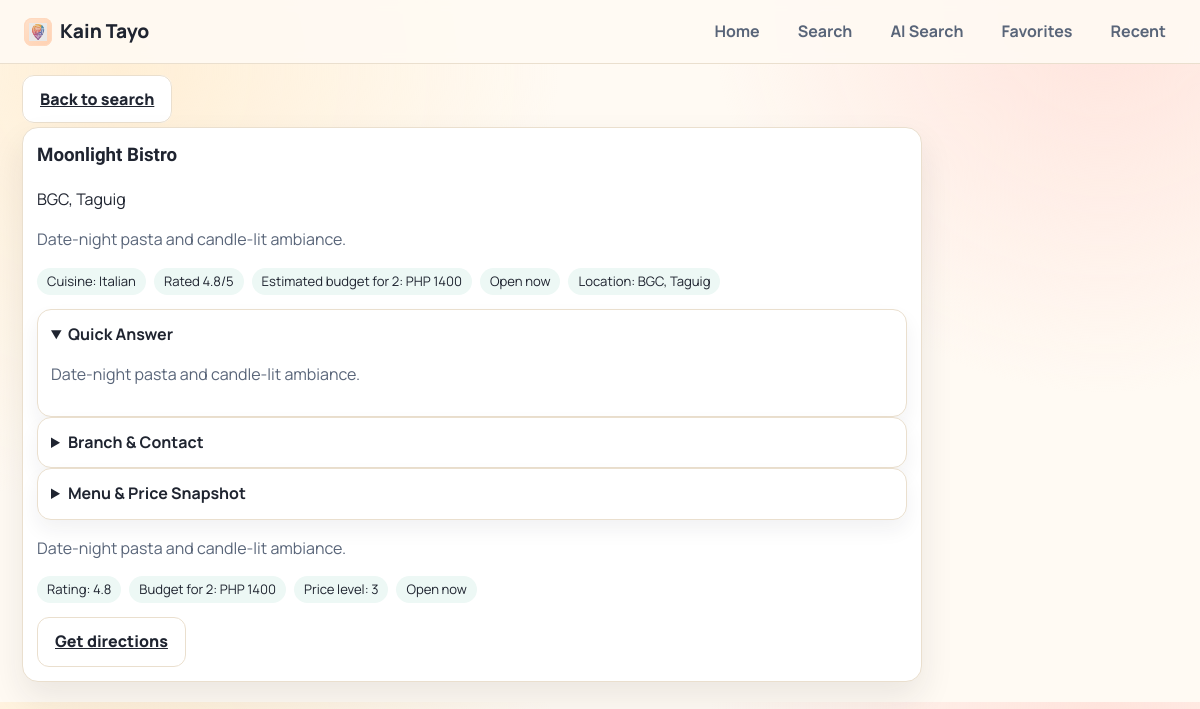
/restaurant/3/, run on the app's committed database.
### restaurants/models.py (models this page shows, shortened)
class Restaurant(models.Model):
    name = models.CharField(max_length=255)
    cuisine = models.CharField(max_length=120)
    mood_tags = models.CharField(max_length=255, blank=True)
    description = models.TextField(blank=True)
    price_level = models.PositiveSmallIntegerField(default=2)  # 1=budget, 4=premium
    average_cost_for_two = models.PositiveIntegerField(default=500)
    rating = models.DecimalField(max_digits=2, decimal_places=1, default=4.0)
    is_open_now = models.BooleanField(default=True)
    latitude = models.FloatField()
    longitude = models.FloatField()
    address = models.CharField(max_length=255)
    embedding = VectorField(dimensions=768, null=True, blank=True)
    created_at = models.DateTimeField(auto_now_add=True)
    updated_at = models.DateTimeField(auto_now=True)
    class Meta:
        ordering = ["-rating", "average_cost_for_two"]
        indexes = [
            models.Index(fields=["cuisine"], name="restaurant_cuisine_idx"),
            models.Index(fields=["is_open_now"], name="restaurant_open_now_idx"),
            models.Index(fields=["-rating"], name="restaurant_rating_desc_idx"),
            models.Index(fields=["average_cost_for_two"], name="restaurant_budget_idx"),
        ]

### restaurants/views.py (the view)
# urls.py: path("restaurant/<int:restaurant_id>/", views.restaurant_detail_page, name="restaurant_detail"),
def restaurant_detail_page(request, restaurant_id: int):
    restaurant = get_object_or_404(Restaurant, pk=restaurant_id)
    smart_detail = build_smart_detail_payload(RestaurantSerializer(restaurant).data, is_external=False)
    return render(
        request,
        "restaurants/restaurant_detail.html",
        {
            "restaurant": restaurant,
            "is_external": False,
            "smart_detail": smart_detail,
        },
    )

### restaurants/services/detail_summary.py (called while the page is built, shortened)
def _price_label(price_level) -> str:
    if isinstance(price_level, int):
        return f"Level {price_level}/4"

def _open_now_label(data: dict, is_external: bool) -> str:
    value = data.get("open_now") if is_external else data.get("is_open_now")
    if value is True:
        return "Open now"
    if value is False:
        return "Currently closed"
    return ""

### restaurants/templates/restaurants/restaurant_detail.html (shortened to what this page needs)
{% extends "restaurants/base.html" %}
{% block content %}
<section class="grid-section">
    <a
        href="/search/"
        class="btn ghost"
        onclick="if (window.history.length > 1) { event.preventDefault(); window.history.back(); }"
    >
        Back to search
    </a>
    <article class="restaurant-card detail-card">
        <h1>{{ restaurant.name }}</h1>
        <p>{{ restaurant.address }}</p>
        {% if smart_detail.summary %}
        <p class="detail-summary">{{ smart_detail.summary }}</p>
        {% endif %}
        {% if smart_detail.bullets %}
        <div class="parsed-filters detail-badges">
            {% for bullet in smart_detail.bullets %}
            <span>{{ bullet }}</span>
            {% endfor %}
        </div>
        {% endif %}
        <details class="result-item" open>
            <summary><strong>Quick Answer</strong></summary>
            <p class="detail-summary">{{ smart_detail.quick_answer }}</p>
        </details>
        {% if smart_detail.branch_contact %}
        <details class="result-item">
            <summary><strong>Branch &amp; Contact</strong></summary>
        </details>
        {% endif %}
        {% if smart_detail.menu_price_snapshot %}
        <details class="result-item">
            <summary><strong>Menu &amp; Price Snapshot</strong></summary>
        </details>
        {% endif %}
        <p class="detail-summary">
            {% if restaurant.summary %}
            {{ restaurant.summary }}
            {% elif restaurant.description %}
            {{ restaurant.description }}
            {% else %}
            Explore this restaurant's details and decide faster with Kain Tayo.
            {% endif %}
        </p>
        <div class="parsed-filters detail-badges">
            <span>Rating: {{ restaurant.rating }}</span>
            {% if restaurant.average_cost_for_two %}<span>Budget for 2: PHP {{ restaurant.average_cost_for_two }}</span>{% endif %}
            {% if restaurant.price_level %}<span>Price level: {{ restaurant.price_level }}</span>{% endif %}
            {% if is_external %}
            {% if restaurant.open_now %}
            <span>Open now</span>
            {% else %}
            <span>Currently closed</span>
            {% endif %}
            {% else %}
            <span>{% if restaurant.is_open_now %}Open now{% else %}Currently closed{% endif %}</span>
            {% endif %}
        </div>
        <div class="hero-actions">
            {% if is_external and restaurant.maps_url %}
            <a class="btn ghost" href="{{ restaurant.maps_url }}" target="_blank" rel="noreferrer">Get directions</a>
            {% elif not is_external %}
            <a class="btn ghost" href="https://www.google.com/maps/search/?api=1&query={{ restaurant.latitude }},{{ restaurant.longitude }}" target="_blank" rel="noreferrer">Get directions</a>
            {% endif %}
        </div>
    </article>
</section>
{% endblock %}

### restaurants/static/restaurants/css/styles.css (style rules this page uses)
:root { --bg: #fffaf3; --surface: #ffffff; --text: #1f2430; --muted: #596579; --accent: #e85d42; --accent-2: #f7a84d; --border: #eadfce; --shadow: 0 16px 34px rgba(31, 36, 48, 0.09); --ring: rgba(232, 93, 66, 0.22); --max-content: 1240px; }
* { box-sizing: border-box; }
body { margin: 0; font-family: "Manrope", sans-serif; line-height: 1.45; color: var(--text); background: radial-gradient(circle at 10% 10%, #ffefd6 0%, transparent 35%), radial-gradient(circle at 92% 0%, #ffe3dc 0%, transparent 30%), var(--bg); }
h1, h2, h3 { font-family: "Sora", sans-serif; letter-spacing: 0; margin-top: 0; }
.hero-actions { display: flex; gap: 12px; margin-top: 12px; }
.btn { border: none; border-radius: 12px; padding: 12px 17px; font-weight: 800; cursor: pointer; transition: transform 160ms ease, box-shadow 180ms ease, filter 180ms ease; }
.btn.ghost { background: #fff; border: 1px solid var(--border); color: var(--text); }
.grid-section { padding: 24px 6px 20px; }
.restaurant-card { background: var(--surface); border: 1px solid var(--border); border-radius: 16px; padding: 14px; box-shadow: var(--shadow); transform-style: preserve-3d; transition: transform 220ms ease, box-shadow 220ms ease; overflow: hidden; }
.parsed-filters { display: flex; flex-wrap: wrap; gap: 8px; margin-bottom: 14px; }
.parsed-filters span { border-radius: 999px; background: #edf8f5; padding: 4px 10px; font-size: 0.82rem; }
.result-item { border: 1px solid var(--border); border-radius: 14px; background: #fff; padding: 13px; box-shadow: 0 10px 20px rgba(34, 34, 59, 0.06); min-width: 0; }
.result-item h3, .result-item p, .restaurant-card h3, .restaurant-card p { overflow-wrap: anywhere; }
.detail-card { max-width: 900px; margin-top: 16px; }
.detail-summary { color: var(--muted); line-height: 1.55; max-width: 76ch; }
.detail-badges { margin: 14px 0; }

### data on the page
Restaurant: name "Moonlight Bistro", address "BGC, Taguig", summary "Date-night pasta and candle-lit ambiance.", quick_answer "Date-night pasta and candle-lit ambiance.", description "Date-night pasta and candle-lit ambiance.", rating "4.8", average_cost_for_two "1400", price_level "3"

### other printed values
{{ bullet }} "Cuisine: Italian" "Rated 4.8/5" "Estimated budget for 2: PHP 1400" "Open now" "Location: BGC, Taguig"
